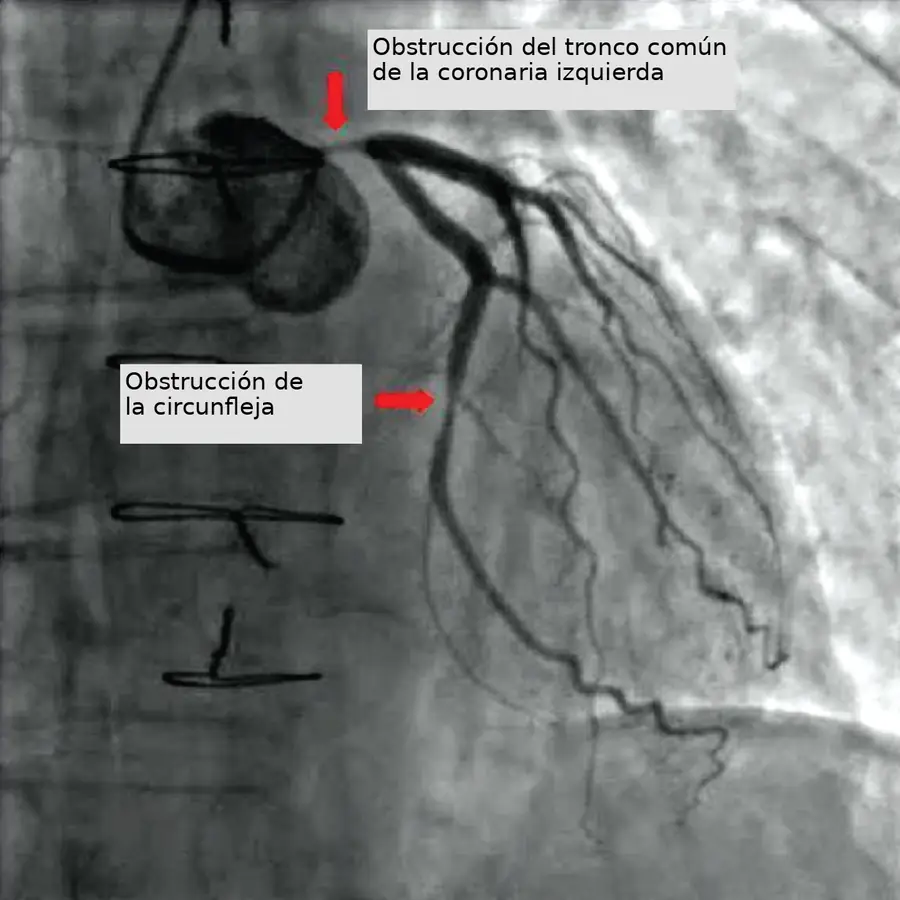
#> input picture tools-imagenologia/img/contraste-coronariografia.webp, 900 x 900 px, given in place of Figure 30_03_02a.jpg, which was not available
$ python fotos.py img
#> lines starting #> are read from the running program, lines starting #| are printed output that depends on the picture; after the words box and inside, x2 and y2 are one past the last pixel; in counts of white or black regions, pixels touching at a corner belong together
"""Recorta y traduce las fotos libres (OpenStax CC BY 4.0 / dominio público) para Imagenología.
Uso: python3 tools-imagenologia/fotos.py <carpeta con los originales>
Los originales salen de github.com/openstax/osbooks-{anatomy-physiology,college-physics-bundle,microbiology}
(media/<archivo>) y de github.com/ieee8023/covid-chestxray-dataset (images/2c35005f.jpg)."""
import sys, os
from PIL import Image, ImageDraw, ImageFont, ImageChops
import numpy as np

SRC = sys.argv[1]
OUT = os.path.join(os.path.dirname(os.path.abspath(__file__)), 'img')
F = '/usr/share/fonts/truetype/dejavu/DejaVuSans.ttf'

def load(n):
#> called with n = 'Figure 30_03_02a.jpg'
    return Image.open(os.path.join(SRC, n)).convert('RGB')
#> returned value is the input picture: PIL image 900x900 RGB; mean R, G, B 116.6, 120.4, 119.1

def trim(im, tol=242):
#> called with tol = 242
    a = np.asarray(im.convert('L'))
    m = a < tol
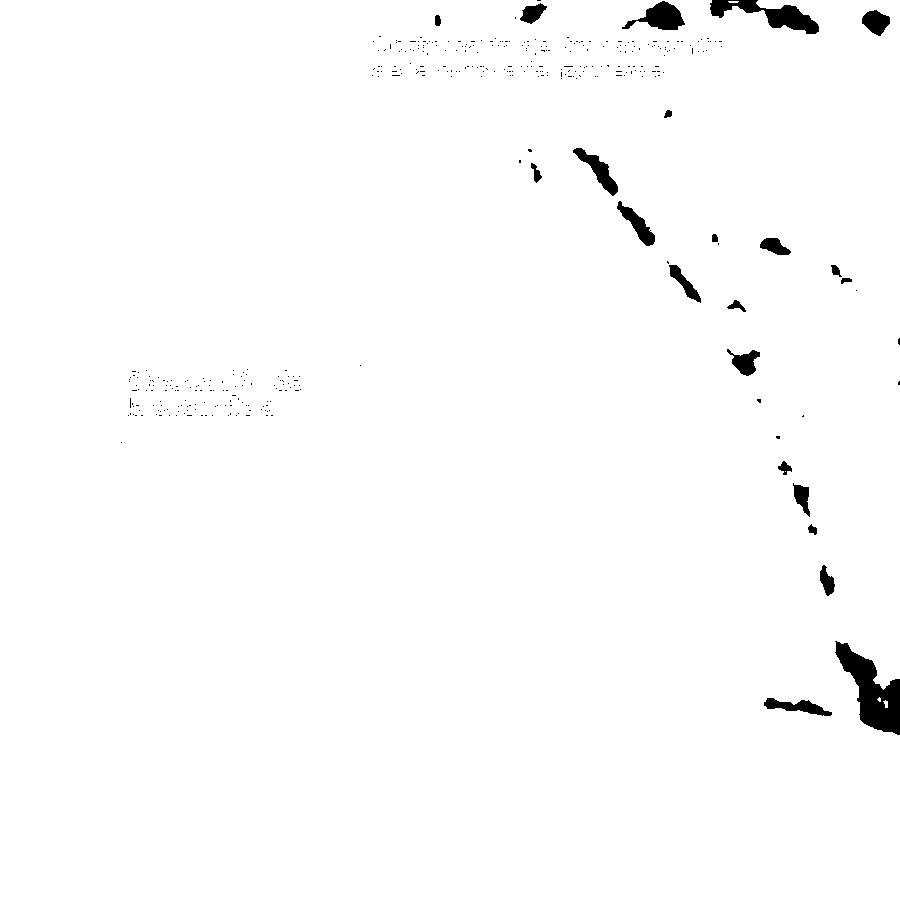
#> m: shape (900, 900) bool; 98.7% white; 383 black regions (361 under 20 px), largest, box (x1, y1, x2, y2) and area: (835, 641, 900, 735) 2783, (710, 0, 819, 34) 1502, (622, 1, 685, 30) 902
    ys, xs = np.where(m)
    if not len(xs): return im
    return im.crop((xs.min(), ys.min(), xs.max() + 1, ys.max() + 1))

def save(im, name, maxw=900, q=72):
    im = trim(im)
    if im.width > maxw:
        im = im.resize((maxw, round(im.height * maxw / im.width)), Image.LANCZOS)
    if im.height > 900:
        im = im.resize((round(im.width * 900 / im.height), 900), Image.LANCZOS)
    im.save(os.path.join(OUT, name + '.webp'), 'WEBP', quality=q, method=6)

def relabel(im, boxes):
    """boxes: (x0,y0,x1,y1, texto, tamaño, color_fondo|None, color_texto)"""
    d = ImageDraw.Draw(im)
    a = np.asarray(im)
    for x0, y0, x1, y1, txt, sz, bg, fg in boxes:
        if bg is None:  # color del borde alrededor
            ring = np.concatenate([a[y0-4:y0-1, x0:x1].reshape(-1, 3), a[y1+1:y1+4, x0:x1].reshape(-1, 3)])
            bg = tuple(int(v) for v in np.median(ring, 0))
        d.rectangle((x0, y0, x1, y1), fill=bg)
        f = ImageFont.truetype(F, sz)
        d.multiline_text((x0 + 6, y0 + 4), txt, font=f, fill=fg, spacing=4)
    return im

# Historia
save(load('Figure 30_03_02a.jpg'), 'historia-mano-bertha')
# Rayos X
save(load('01_16_X-ray_of_Hand.jpg'), 'rx-mano')
#> call 2 of load, with n = '01_16_X-ray_of_Hand.jpg'
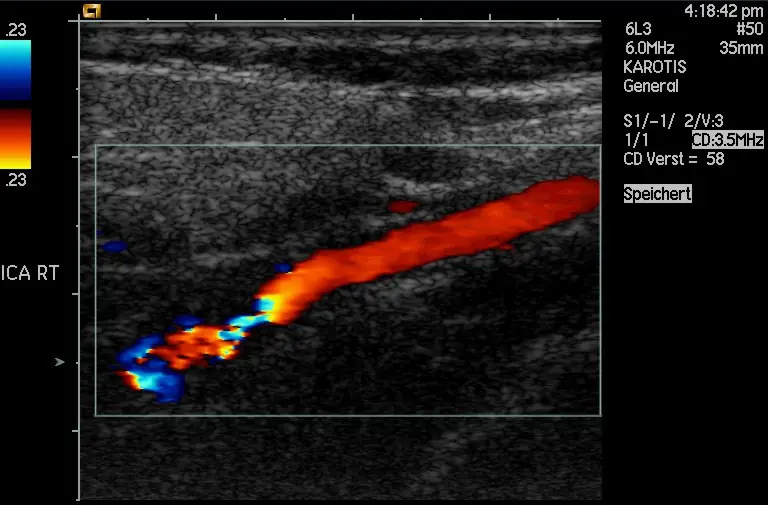
#> input picture tools-imagenologia/img/doppler-carotida.webp, 768 x 505 px, given in place of 01_16_X-ray_of_Hand.jpg, which was not available
#> in load, returned value is the input picture: PIL image 768x505 RGB; mean R, G, B 32, 26.5, 25.7
#> call 2 of trim, with tol = 242
#> in trim (call 2), `a = np.asarray(im.convert('L'))`:
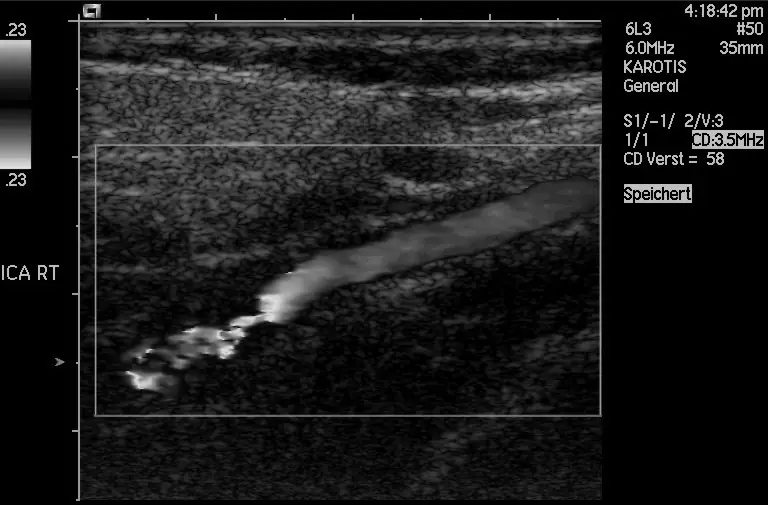
#> a: shape (505, 768); min 0, max 240, mean 28.1
#> in trim (call 2), `m = a < tol`: m: shape (505, 768) bool; every value is 1
save(load('Figure_31_04_05aa.jpg'), 'rx-torax-marcapasos')
save(load('Figure_31_04_04aa.jpg'), 'rx-panoramica')
#> (the run stopped early here; a loop or call above may not have finished)
